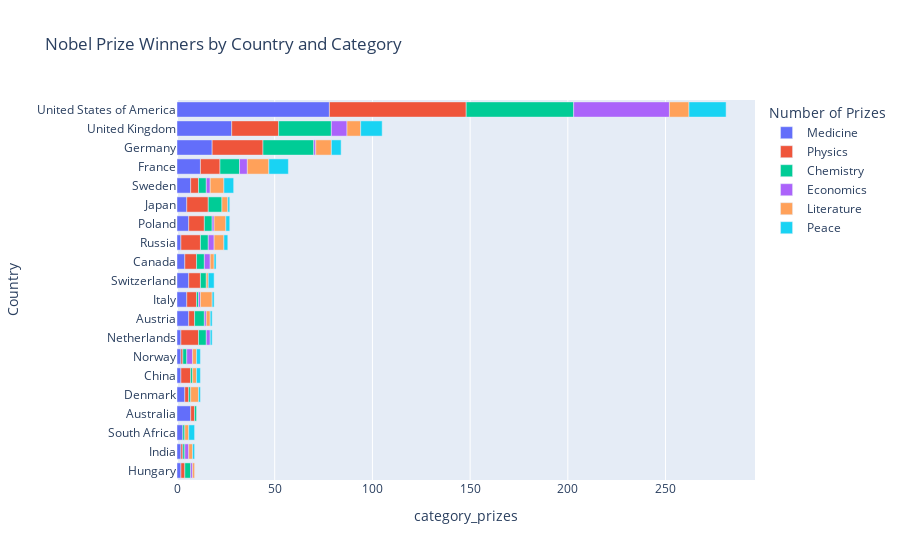

Notebook cell for this chart:
### Code cell
country_category_plot = px.bar(merged_df,
                                 orientation='h',
                                 x='category_prizes',
                                 y='birth_country_current',
                                 color='category',
                                 title='Nobel Prize Winners by Country and Category',
                                 labels={'category': 'Number of Prizes', 'birth_country_current': 'Country'})
country_category_plot.show()

### Figure 1 — Plotly figure (JSON) as saved in the notebook; plotly's stock layout.template omitted (floating-point values rounded to 4 significant figures)
{"data": [{"alignmentgroup": "True", "hovertemplate": "Number of Prizes=Medicine<br>category_prizes=%{x}<br>Country=%{y}<extra></extra>", "legendgroup": "Medicine", "marker": {"color": "#636efa", "pattern": {"shape": ""}}, "name": "Medicine", "offsetgroup": "Medicine", "orientation": "h", "showlegend": true, "textposition": "auto", "type": "bar", "x": [2, 2, 3, 7, 4, 2, 2, 2, 6, 5, 6, 4, 2, 6, 5, 7, 12, 18, 28, 78], "xaxis": "x", "y": ["Hungary", "India", "South Africa", "Australia", "Denmark", "China", "Norway", "Netherlands", "Austria", "Italy", "Switzerland", "Canada", "Russia", "Poland", "Japan", "Sweden", "France", "Germany", "United Kingdom", "United States of America"], "yaxis": "y"}, {"alignmentgroup": "True", "hovertemplate": "Number of Prizes=Physics<br>category_prizes=%{x}<br>Country=%{y}<extra></extra>", "legendgroup": "Physics", "marker": {"color": "#EF553B", "pattern": {"shape": ""}}, "name": "Physics", "offsetgroup": "Physics", "orientation": "h", "showlegend": true, "textposition": "auto", "type": "bar", "x": [2, 1, 2, 2, 5, 1, 9, 3, 6, 5, 6, 10, 8, 11, 4, 10, 26, 24, 70], "xaxis": "x", "y": ["Hungary", "India", "Australia", "Denmark", "China", "Norway", "Netherlands", "Austria", "Switzerland", "Italy", "Canada", "Russia", "Poland", "Japan", "Sweden", "France", "Germany", "United Kingdom", "United States of America"], "yaxis": "y"}, {"alignmentgroup": "True", "hovertemplate": "Number of Prizes=Chemistry<br>category_prizes=%{x}<br>Country=%{y}<extra></extra>", "legendgroup": "Chemistry", "marker": {"color": "#00cc96", "pattern": {"shape": ""}}, "name": "Chemistry", "offsetgroup": "Chemistry", "orientation": "h", "showlegend": true, "textposition": "auto", "type": "bar", "x": [1, 3, 1, 1, 1, 2, 1, 4, 5, 1, 3, 4, 4, 4, 7, 4, 10, 26, 27, 55], "xaxis": "x", "y": ["India", "Hungary", "South Africa", "Australia", "Denmark", "Norway", "China", "Netherlands", "Austria", "Italy", "Switzerland", "Canada", "Russia", "Poland", "Japan", "Sweden", "France", "Germany", "United Kingdom", "United States of America"], "yaxis": "y"}, {"alignmentgroup": "True", "hovertemplate": "Number of Prizes=Economics<br>category_prizes=%{x}<br>Country=%{y}<extra></extra>", "legendgroup": "Economics", "marker": {"color": "#ab63fa", "pattern": {"shape": ""}}, "name": "Economics", "offsetgroup": "Economics", "orientation": "h", "showlegend": true, "textposition": "auto", "type": "bar", "x": [2, 1, 3, 1, 2, 1, 3, 3, 1, 2, 4, 1, 8, 49], "xaxis": "x", "y": ["India", "Hungary", "Norway", "Austria", "Netherlands", "Italy", "Canada", "Russia", "Poland", "Sweden", "France", "Germany", "United Kingdom", "United States of America"], "yaxis": "y"}, {"alignmentgroup": "True", "hovertemplate": "Number of Prizes=Literature<br>category_prizes=%{x}<br>Country=%{y}<extra></extra>", "legendgroup": "Literature", "marker": {"color": "#FFA15A", "pattern": {"shape": ""}}, "name": "Literature", "offsetgroup": "Literature", "orientation": "h", "showlegend": true, "textposition": "auto", "type": "bar", "x": [2, 1, 2, 4, 2, 2, 2, 6, 1, 2, 5, 3, 6, 7, 11, 8, 7, 10], "xaxis": "x", "y": ["India", "Hungary", "South Africa", "Denmark", "Norway", "China", "Austria", "Italy", "Switzerland", "Canada", "Russia", "Japan", "Poland", "Sweden", "France", "Germany", "United Kingdom", "United States of America"], "yaxis": "y"}, {"alignmentgroup": "True", "hovertemplate": "Number of Prizes=Peace<br>category_prizes=%{x}<br>Country=%{y}<extra></extra>", "legendgroup": "Peace", "marker": {"color": "#19d3f3", "pattern": {"shape": ""}}, "name": "Peace", "offsetgroup": "Peace", "orientation": "h", "showlegend": true, "textposition": "auto", "type": "bar", "x": [1, 3, 1, 2, 2, 1, 1, 1, 3, 1, 2, 2, 1, 5, 10, 5, 11, 19], "xaxis": "x", "y": ["India", "South Africa", "Denmark", "China", "Norway", "Netherlands", "Austria", "Italy", "Switzerland", "Canada", "Russia", "Poland", "Japan", "Sweden", "France", "Germany", "United Kingdom", "United States of America"], "yaxis": "y"}], "layout": {"barmode": "relative", "legend": {"title": {"text": "Number of Prizes"}, "tracegroupgap": 0}, "title": {"text": "Nobel Prize Winners by Country and Category"}, "xaxis": {"anchor": "y", "domain": [0, 1], "title": {"text": "category_prizes"}}, "yaxis": {"anchor": "x", "domain": [0, 1], "title": {"text": "Country"}}}}
